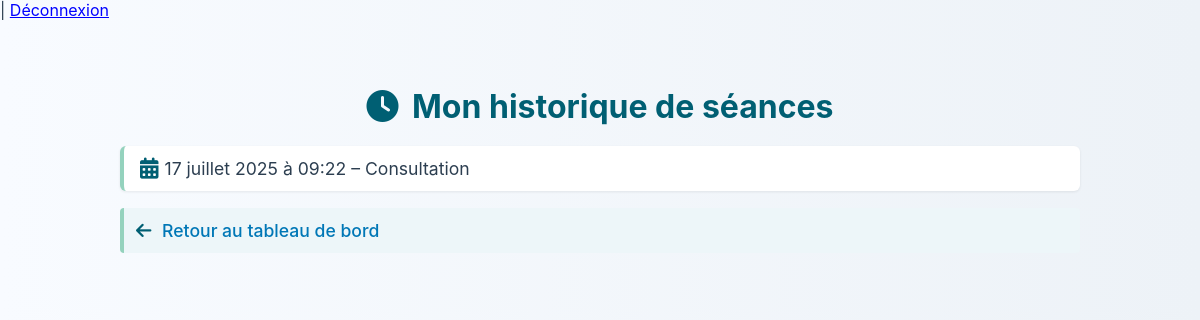
/schedule/historique/ (signed in), run on the app's committed database.
### schedule/models.py (models this page shows, shortened)
class Seance(models.Model):
    client = models.ForeignKey(User, on_delete=models.CASCADE)
    date = models.DateField()
    heure_debut = models.TimeField()
    objet = models.CharField(max_length=255)

### schedule/views.py (the view)
# urls.py: path('historique/', views.historique_client, name='historique_client'),
@login_required
def historique_client(request):
    seances = Seance.objects.filter(client=request.user).order_by('-date', '-heure_debut')
    return render(request, 'schedule/historique_client.html', {'seances': seances})

### schedule/templates/schedule/historique_client.html (shortened to what this page needs)
{% extends 'schedule/base.html' %}
{% load static %}
{% block content %}
  <div class="container">
    <h2><i class="fas fa-clock"></i> Mon historique de séances</h2>
    {% if seances %}
      <ul class="historique-list">
        {% for seance in seances %}
          <li>
            <i class="fas fa-calendar-alt"></i> {{ seance.date }} à {{ seance.heure_debut }} – {{ seance.objet }}
          </li>
        {% endfor %}
      </ul>
    {% else %}
      <p><i class="fas fa-info-circle"></i> Vous n'avez pas encore de séances passées.</p>
    {% endif %}
    <p><a href="{% url 'dashboard' %}"><i class="fas fa-arrow-left"></i> Retour au tableau de bord</a></p>
  </div>
{% endblock %}

### schedule/static/css/style_global.css (style rules this page uses)
body { font-family: 'Inter', 'Segoe UI', sans-serif; background: linear-gradient(to right, #f8fbff, #edf2f7); margin: 0; padding: 0; color: #2c3e50; }
.container { max-width: 960px; margin: auto; padding: 40px 20px; }
h1, h2, h3 { color: #005f73; margin-bottom: 20px; text-align: center; }
h2 { font-size: 2em; }
ul { list-style: none; padding-left: 0; }
ul li { background: #ffffff; border-left: 4px solid #94d2bd; padding: 12px 16px; margin-bottom: 10px; border-radius: 6px; box-shadow: 0 1px 3px rgba(0,0,0,0.08); display: flex; align-items: center; font-size: 1.1em; }
ul li i { margin-right: 10px; color: #005f73; font-size: 1.2em; }
p { background: #edf6f9; padding: 12px; border-left: 4px solid #94d2bd; border-radius: 4px; font-size: 1.1em; }
a { color: #0077b6; text-decoration: none; }
h2 i, h3 i { margin-right: 8px; color: #0077b6; }
.container a { color: #0077b6; font-weight: 500; }
.container i { margin-right: 6px; color: #005f73; }

### data on the page
Seance: date "17 juillet 2025", heure_debut "09:22", objet "Consultation"
